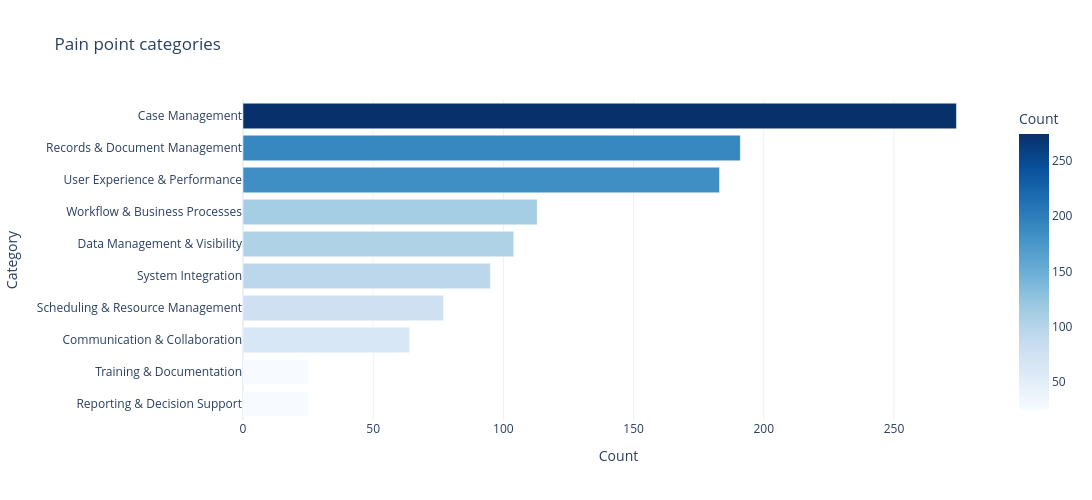
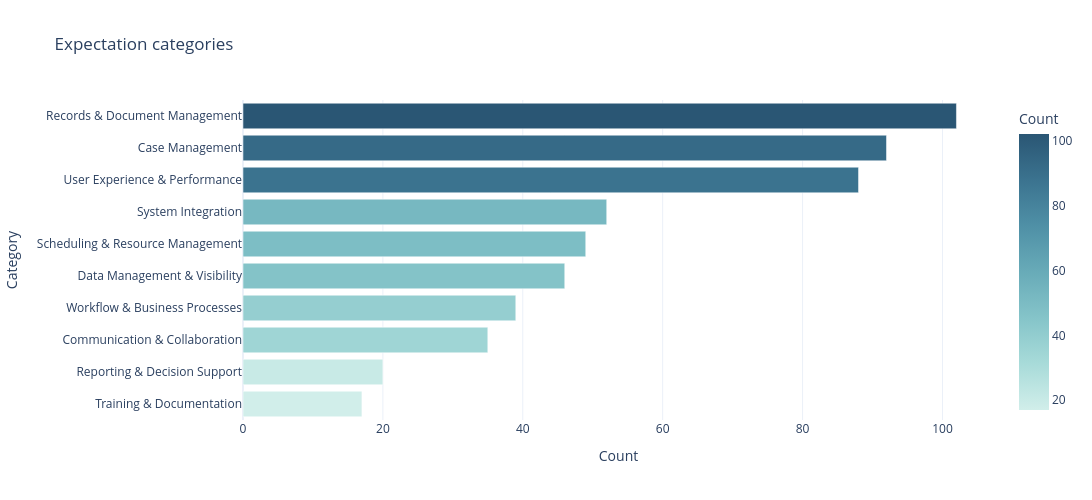

These figures' notebook cell, in order:
### Markdown cell above
## 2. Category counts

### Code cell
category_counts = (
    df.groupby("Category", as_index=False)
    .size()
    .rename(columns={"size": "Count"})
    .sort_values("Count", ascending=True)
)
fig_cat = px.bar(
    category_counts, x="Count", y="Category", orientation="h",
    title="Pain point categories", color="Count", color_continuous_scale="Blues",
)
fig_cat.update_layout(showlegend=False, height=500, width=1200, template="plotly_white")
fig_cat.show()

expectation_counts = (
    expectations_df.groupby("Category", as_index=False)
    .size()
    .rename(columns={"size": "Count"})
    .sort_values("Count", ascending=True)
)
fig_exp_cat = px.bar(
    expectation_counts, x="Count", y="Category", orientation="h",
    title="Expectation categories", color="Count", color_continuous_scale="Teal",
)
fig_exp_cat.update_layout(showlegend=False, height=500, width=1200, template="plotly_white")
fig_exp_cat.show()

### Figure 1 — Plotly figure (JSON) as saved in the notebook; plotly's stock layout.template omitted (floating-point values rounded to 4 significant figures)
{"data": [{"hovertemplate": "Count=%{marker.color}<br>Category=%{y}<extra></extra>", "legendgroup": "", "marker": {"color": [25, 25, 64, 77, 95, 104, 113, 183, 191, 274], "coloraxis": "coloraxis", "pattern": {"shape": ""}}, "name": "", "orientation": "h", "showlegend": false, "textposition": "auto", "type": "bar", "x": [25, 25, 64, 77, 95, 104, 113, 183, 191, 274], "xaxis": "x", "y": ["Reporting & Decision Support", "Training & Documentation", "Communication & Collaboration", "Scheduling & Resource Management", "System Integration", "Data Management & Visibility", "Workflow & Business Processes", "User Experience & Performance", "Records & Document Management", "Case Management"], "yaxis": "y"}], "layout": {"barmode": "relative", "coloraxis": {"autocolorscale": false, "colorbar": {"title": {"text": "Count"}}, "colorscale": [[0, "rgb(247,251,255)"], [0.125, "rgb(222,235,247)"], [0.25, "rgb(198,219,239)"], [0.375, "rgb(158,202,225)"], [0.5, "rgb(107,174,214)"], [0.625, "rgb(66,146,198)"], [0.75, "rgb(33,113,181)"], [0.875, "rgb(8,81,156)"], [1, "rgb(8,48,107)"]]}, "height": 500, "legend": {"tracegroupgap": 0}, "showlegend": false, "title": {"text": "Pain point categories"}, "width": 1200, "xaxis": {"anchor": "y", "domain": [0, 1], "title": {"text": "Count"}}, "yaxis": {"anchor": "x", "domain": [0, 1], "title": {"text": "Category"}}}}

### Figure 2 — Plotly figure (JSON) as saved in the notebook; plotly's stock layout.template omitted (floating-point values rounded to 4 significant figures)
{"data": [{"hovertemplate": "Count=%{marker.color}<br>Category=%{y}<extra></extra>", "legendgroup": "", "marker": {"color": [17, 20, 35, 39, 46, 49, 52, 88, 92, 102], "coloraxis": "coloraxis", "pattern": {"shape": ""}}, "name": "", "orientation": "h", "showlegend": false, "textposition": "auto", "type": "bar", "x": [17, 20, 35, 39, 46, 49, 52, 88, 92, 102], "xaxis": "x", "y": ["Training & Documentation", "Reporting & Decision Support", "Communication & Collaboration", "Workflow & Business Processes", "Data Management & Visibility", "Scheduling & Resource Management", "System Integration", "User Experience & Performance", "Case Management", "Records & Document Management"], "yaxis": "y"}], "layout": {"barmode": "relative", "coloraxis": {"autocolorscale": false, "colorbar": {"title": {"text": "Count"}}, "colorscale": [[0, "rgb(209, 238, 234)"], [0.1667, "rgb(168, 219, 217)"], [0.3333, "rgb(133, 196, 201)"], [0.5, "rgb(104, 171, 184)"], [0.6667, "rgb(79, 144, 166)"], [0.8333, "rgb(59, 115, 143)"], [1, "rgb(42, 86, 116)"]]}, "height": 500, "legend": {"tracegroupgap": 0}, "showlegend": false, "title": {"text": "Expectation categories"}, "width": 1200, "xaxis": {"anchor": "y", "domain": [0, 1], "title": {"text": "Count"}}, "yaxis": {"anchor": "x", "domain": [0, 1], "title": {"text": "Category"}}}}
